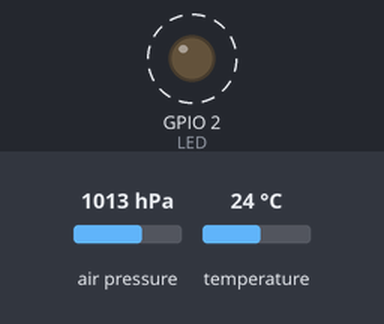
Bench run of a program on a simulated ESP32. Shown: output pins drawn as LEDs (lit = HIGH). Dashed ring = blinking. The inputs (shaded band) are chosen by the test bench; at power-on: air pressure 1013 hPa, temperature 24 °C. WiFi joins after 1.5 s; servers stay silent unless stated; no MQTT or app messages arrive unless stated; what the program prints to the serial monitor is not drawn.

Above: at 2.3 s.
Timing chart, 0 to 5.1 s (numbered marks = the images above):
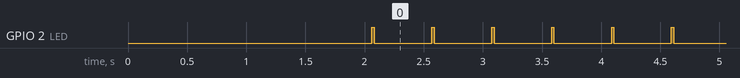

The program:

main.cpp
```cpp
#include <Arduino.h>
#include <WiFi.h>
#include <PubSubClient.h>
#include <Adafruit_BMP085.h>
#include <SPI.h>

#define LED 2

float temperature = 0;
float pressure = 0;
constexpr size_t BUFFER_SIZE = 7; // 1 char for the sign, 1 char for the decimal dot, 4 chars for the value & 1 char for null termination
char bufferTemp[BUFFER_SIZE];
char bufferPres[BUFFER_SIZE];

Adafruit_BMP085 bmp;
// Wi-Fi ssid and password
const char *ssid = "ssid";
const char *password = "password";
// Your Raspberry Pi IP, in this format
IPAddress server(192, 168, 0, 22);

// Callback function, listen to the incoming message. Running in Core 1 as standard
void callback(char *topic, byte *payload, unsigned int length)
{
  Serial.print("Incoming message: ");
  for (int i = 0; i < length; i++)
  {
    Serial.print((char)payload[i]); // Compose the message
  }
  Serial.println();
  Serial.print("callback Core: ");
  Serial.println(xPortGetCoreID());
}

WiFiClient esp32Client;
PubSubClient client(server, 1883, callback, esp32Client);

void startWifi()
{
  Serial.print("\nEsp32 connect with ");
  Serial.println(ssid);
  Serial.print("Starting wifi connect");
  WiFi.begin(ssid, password);
  while (WiFi.status() != WL_CONNECTED)
  {
    Serial.print(".");
    delay(1000);
  }
  Serial.print(" Connected. Esp32 IP address: ");
  Serial.println(WiFi.localIP());
}

void startBmp()
{
  Serial.print("Starting BMP180...");
  if (!bmp.begin())
  {
    Serial.println("Could not find a valid BMP180 sensor, check wiring!");
    while (1)
    {
    }
  }
}

void publishBmp(void *parameter)
{
  Serial.println("Publish BMP180...");
  while (true)
  {
    // read sensor
    temperature = bmp.readTemperature();
    pressure = bmp.readPressure();

    // publish temperature
    dtostrf(temperature, BUFFER_SIZE - 1 /*width*/, 1 /*precision*/, bufferTemp); // convert double to string
    client.publish("topic/temp", bufferTemp, BUFFER_SIZE);
    Serial.print(temperature);
    Serial.print(" | ");

    // publish pressure
    dtostrf(pressure, BUFFER_SIZE - 1 /*width*/, 1 /*precision*/, bufferPres);
    client.publish("topic/pres", bufferPres, BUFFER_SIZE);
    Serial.println(pressure);

    digitalWrite(LED, HIGH);
    vTaskDelay(20 / portTICK_PERIOD_MS);
    digitalWrite(LED, LOW);
    vTaskDelay(480 / portTICK_PERIOD_MS);
  }
}

void connectBroker()
{
  while (!client.connected())
  {
    Serial.println("Attempting broker connection...");
    if (client.connect("esp32Client", "user", "password"))
    {
      client.publish("topic/temp", "Ready to publish Temperature in topic/temp");
      client.publish("topic/pres", "Ready to publish Pressure in topic/pres");
      // client.subscribe("topic/pwm"); // Esp32 subscribe inTopic. See callback function
      Serial.println("Broker connected!");
    }
    else
    {
      Serial.print("failed, rc=");
      Serial.print(client.state());
      Serial.println(" try again in 5 seconds");
      delay(5000);
    }
  }
}

void setup()
{
  Serial.begin(115200);
  pinMode(LED, OUTPUT);
  startBmp();
  startWifi();
  connectBroker();
  // publish in core 0
  xTaskCreatePinnedToCore(publishBmp, "publishBmp", 10000, NULL, 1, NULL, 0);
}

void loop()
// running in Core 1 as standard
{
  // verify broker connection
  if (!client.connected())
  {
    connectBroker();
  }
  // keep broker connection
  client.loop();
}
```

Measured:
- by itself, GPIO 2 (LED): alternates HIGH for 0.02 s and LOW for 0.49 s
